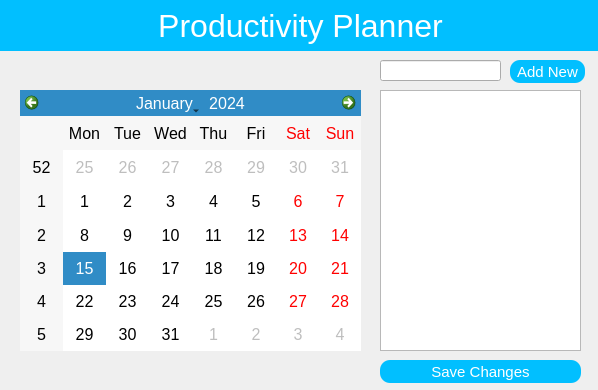
<?xml version="1.0" encoding="UTF-8"?>
<ui version="4.0">
 <class>Form</class>
 <widget class="QWidget" name="Form">
  <property name="geometry">
   <rect>
    <x>0</x>
    <y>0</y>
    <width>598</width>
    <height>390</height>
   </rect>
  </property>
  <property name="sizePolicy">
   <sizepolicy hsizetype="Maximum" vsizetype="Maximum">
    <horstretch>100</horstretch>
    <verstretch>100</verstretch>
   </sizepolicy>
  </property>
  <property name="minimumSize">
   <size>
    <width>598</width>
    <height>0</height>
   </size>
  </property>
  <property name="windowTitle">
   <string>Form</string>
  </property>
  <widget class="QCalendarWidget" name="calendarWidget">
   <property name="geometry">
    <rect>
     <x>20</x>
     <y>90</y>
     <width>341</width>
     <height>261</height>
    </rect>
   </property>
   <property name="styleSheet">
    <string notr="true">font:12pt;</string>
   </property>
  </widget>
  <widget class="QListWidget" name="tasksListWidget">
   <property name="geometry">
    <rect>
     <x>380</x>
     <y>90</y>
     <width>201</width>
     <height>261</height>
    </rect>
   </property>
   <property name="styleSheet">
    <string notr="true">font:12pt;</string>
   </property>
  </widget>
  <widget class="QPushButton" name="saveButton">
   <property name="geometry">
    <rect>
     <x>380</x>
     <y>360</y>
     <width>201</width>
     <height>23</height>
    </rect>
   </property>
   <property name="styleSheet">
    <string notr="true">border-radius:10px;
background-color:#01BFFF;
color:white;
font:11pt;</string>
   </property>
   <property name="text">
    <string>Save Changes</string>
   </property>
  </widget>
  <widget class="QPushButton" name="addButton">
   <property name="geometry">
    <rect>
     <x>510</x>
     <y>60</y>
     <width>75</width>
     <height>23</height>
    </rect>
   </property>
   <property name="styleSheet">
    <string notr="true">border-radius:10px;
background-color:#01BFFF;
color:white;
font:11pt;</string>
   </property>
   <property name="text">
    <string>Add New</string>
   </property>
  </widget>
  <widget class="QLabel" name="label">
   <property name="geometry">
    <rect>
     <x>-10</x>
     <y>0</y>
     <width>621</width>
     <height>51</height>
    </rect>
   </property>
   <property name="styleSheet">
    <string notr="true">font-size: 24pt;
background: #01BFFF;
color: white;
border-radius: 8px;</string>
   </property>
   <property name="text">
    <string>Productivity Planner</string>
   </property>
   <property name="alignment">
    <set>Qt::AlignCenter</set>
   </property>
  </widget>
  <widget class="QLineEdit" name="taskLineEdit">
   <property name="geometry">
    <rect>
     <x>380</x>
     <y>60</y>
     <width>121</width>
     <height>21</height>
    </rect>
   </property>
   <property name="styleSheet">
    <string notr="true">font:12pt;</string>
   </property>
  </widget>
 </widget>
 <resources/>
 <connections/>
</ui>
